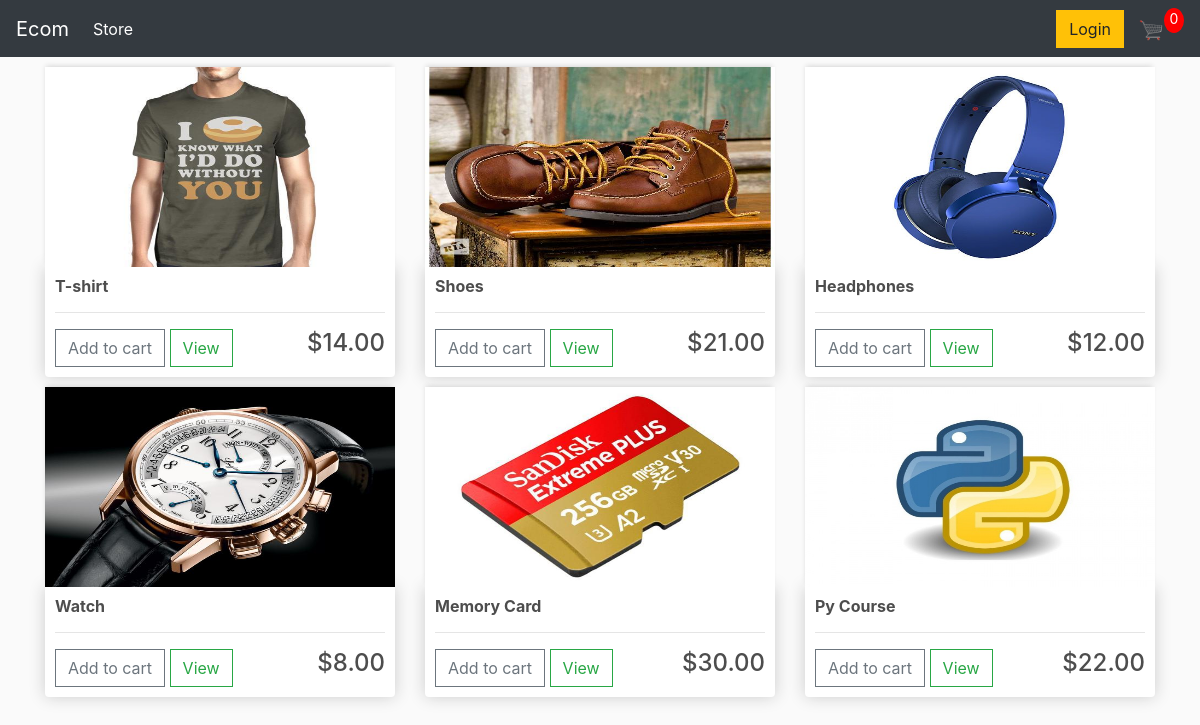
The page / on the database its author committed.
### store/models.py (models this page shows, shortened)
class Product(models.Model):
    name = models.CharField(max_length=200, null=True)
    price = models.FloatField()
    digital = models.BooleanField(default=False, null=True, blank=False)
    image = models.ImageField(null=True, blank=True)
    @property
    def imageURL(self):
        try:
            url = self.image.url
        except:
            url = ''
        return url

### store/views.py (the view)
# urls.py: path('', include('store.urls')),
def store(request):
    if request.user.is_authenticated:
        customer = request.user.customer
        order, created = Order.objects.get_or_create(customer=customer, complete=False)
        items = order.orderitem_set.all()
        cartItems = order.get_cart_items
    else:
        items = []
        order = {'get_cart_total': 0, 'get_cart_items': 0, 'shipping':False}
        cartItems = order['get_cart_items']
    products = Product.objects.all()
    context = {'products': products, 'cartItems': cartItems}
    return render(request, 'store/store.html', context)

### store/templates/store/store.html
{% extends 'store/main.html' %}
{% load static %}
{% block content  %}
    <div class="row">
    {% for product in products %}
        <div class="col-lg-4">
            <img class="thumbnail" src="{{product.imageURL}}">
            <div class="box-element product">
                <h6><strong>{{ product.name }}</strong></h6>
                <hr>
                <button data-product="{{ product.id }}" data-action="add" class="btn btn-outline-secondary add-btn update-cart">Add to cart</button>
                <a class="btn btn-outline-success" href="#">View</a>
                <h4 style="display:inline-block;float:right">${{product.price|floatformat:2}}</h4>
            </div>
        </div>
    {% endfor %}
    </div>
{% endblock %}

### store/templates/store/main.html (shortened to what this page needs)
<!doctype html>
{% load static  %}
<html lang="en">
<head>
    <link rel="stylesheet" href="https://cdn.jsdelivr.net/npm/bootstrap@4.5.3/dist/css/bootstrap.min.css">
    <link rel="stylesheet" type="text/css" href="{% static 'css/main.css' %}">
</head>
<body>
<nav class="navbar navbar-expand-lg navbar-dark bg-dark">
  <a class="navbar-brand" href="{% url 'store' %}">Ecom</a>
  <div class="collapse navbar-collapse" id="navbarSupportedContent">
    <ul class="navbar-nav mr-auto">
      <li class="nav-item active">
        <a class="nav-link" href="{% url 'store' %}">Store <span class="sr-only">(current)</span></a>
      </li>
    </ul>
      <div class="form-inline my-2 my-lg-0">
          <a href="#" class="btn btn-warning">Login</a>
          <a href="{% url 'cart' %}">
              <img id="cart-icon" src="{% static 'images/cart.png' %}">
          </a>
          <p id="cart-total">{{ cartItems }}</p>
      </div>
  </div>
</nav>
    <div class="container">
        {% block content %}
        {% endblock  %}
    </div>
</body>
</html>

### static/css/main.css (style rules this page uses)
body { background-color: hsl(0, 0%, 98%); }
h1,h2,h3,h4,h5,h6 { color:hsl(0, 0%, 30%); }
.box-element { box-shadow:hsl(0, 0%, 80%) 0 0 16px; background-color: #fff; border-radius: 4px; padding: 10px; }
.thumbnail { width: 100%; height: 200px; -webkit-box-shadow: -1px -3px 5px -2px rgba(214,214,214,1); -moz-box-shadow: -1px -3px 5px -2px rgba(214,214,214,1); box-shadow: -1px -3px 5px -2px rgba(214,214,214,1); }
.product { border-radius: 0 0 4px 4px; }
#cart-icon { width:25px; display: inline-block; margin-left: 15px; }
#cart-total { display: block; text-align: center; color:#fff; background-color: red; width: 20px; height: 25px; border-radius: 50%; font-size: 14px; }
.col-lg-4, .col-lg-6, .col-lg-8, .col-lg-12 { margin-top: 10px; }
.btn { border-radius: 0; }

### rows shown on the page
Product: imageURL (picture), name "T-shirt", price "14.00"
Product: imageURL (picture), name "Shoes", price "21.00"
Product: imageURL (picture), name "Headphones", price "12.00"
Product: imageURL (picture), name "Watch", price "8.00"
Product: imageURL (picture), name "Memory Card", price "30.00"
Product: imageURL (picture), name "Py Course", price "22.00"

### other values the page prints
{{ cartItems }} "0"
